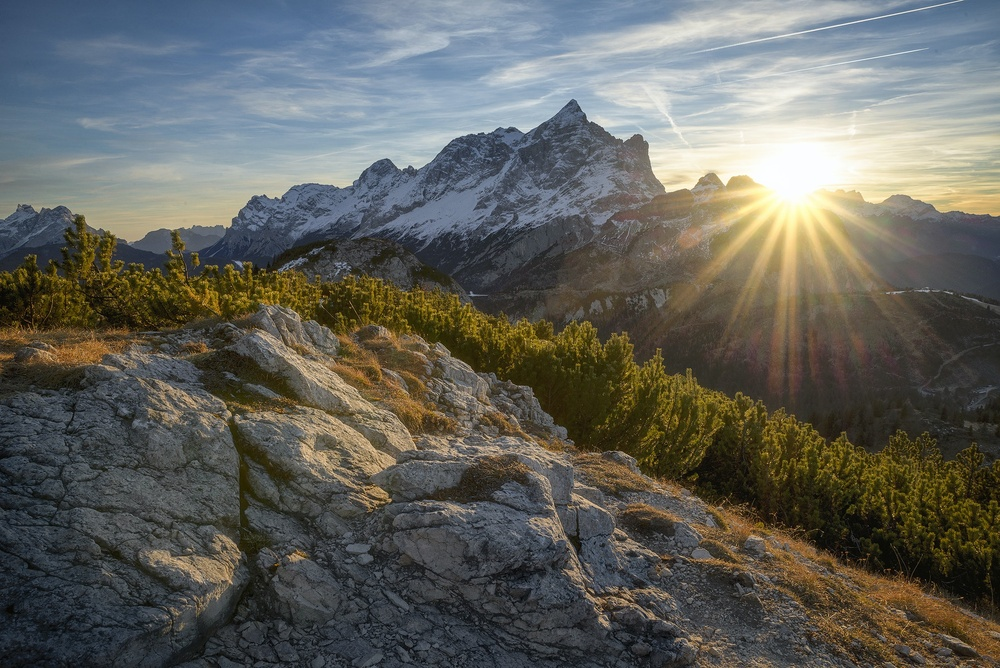
#> input picture scenery.jpg, 1000 x 668 px, shrunk from 2200 x 1469 before the run
$ python add_brightness.py
#> lines starting #> are read from the running program, lines starting #| are printed output that depends on the picture
import numpy as np
import cv2

img1 = cv2.imread('./scenery.jpg')
#> img1 is the input picture: shape (668, 1000, 3); mean B, G, R 92.5, 98.5, 98.2
img2 = cv2.imread('./light.jpg')
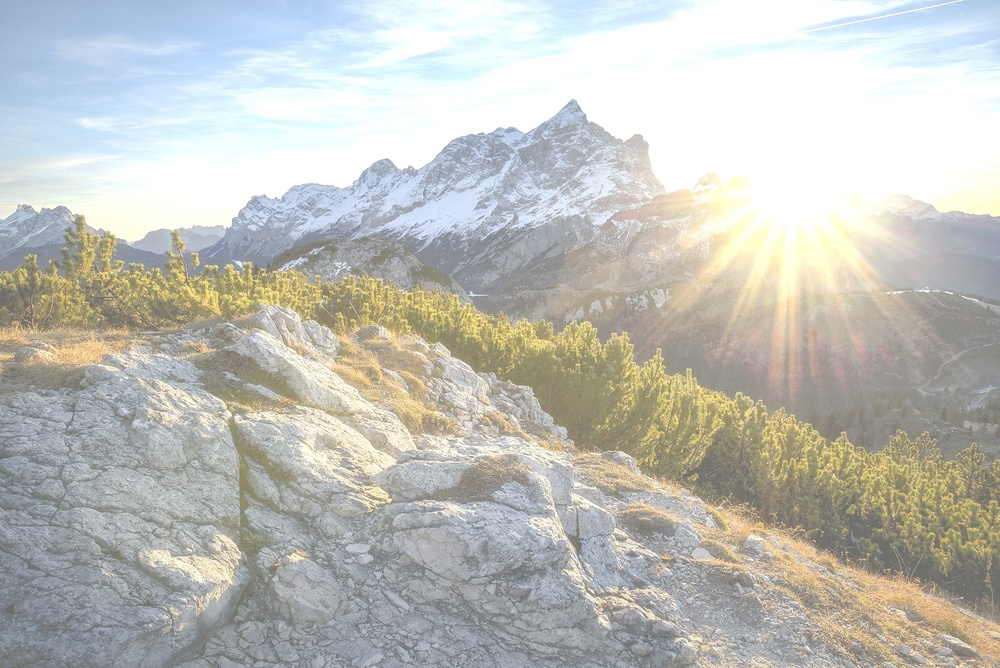
#> input picture light.jpg, 1000 x 668 px, shrunk from 2200 x 1469 before the run
#> img2 is the input picture: shape (668, 1000, 3); mean B, G, R 185.3, 191.3, 190.7
white_channel = np.ones(img1.shape) * 100
white_channel2 = np.ones(img2.shape) * 100
new_image = np.array(white_channel + img1).clip(0, 255)
new_light = np.array(white_channel2 - img2).clip(0, 255)
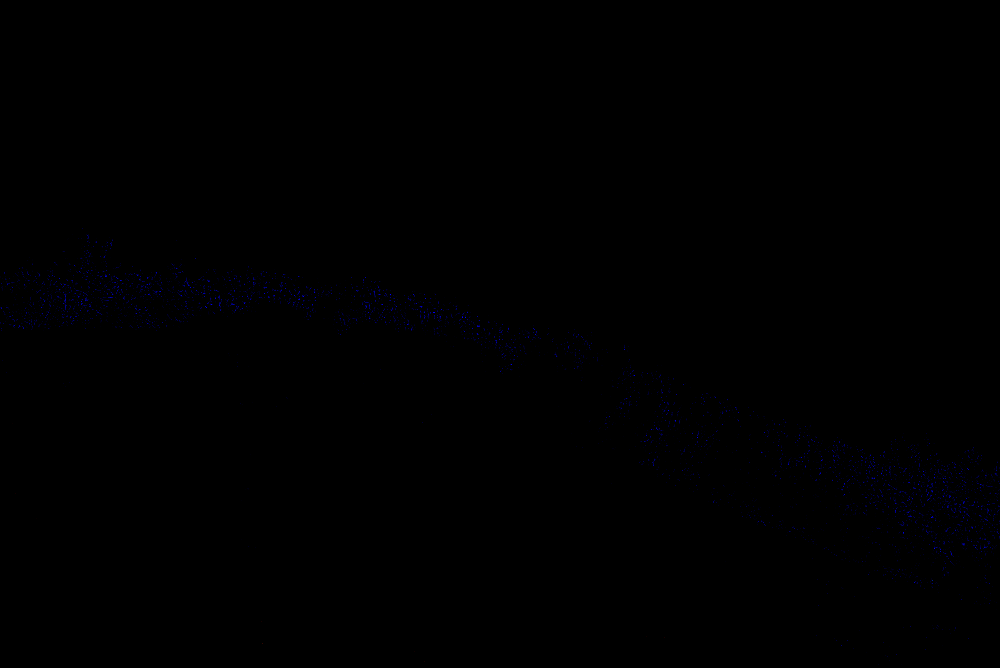
#> new_light: shape (668, 1000, 3) float64; mean B, G, R 0.1, 0, 0; drawn with min black and max white

cv2.imwrite('./new_scenery.jpg', new_image)
cv2.imwrite('./light.jpg', new_image)
